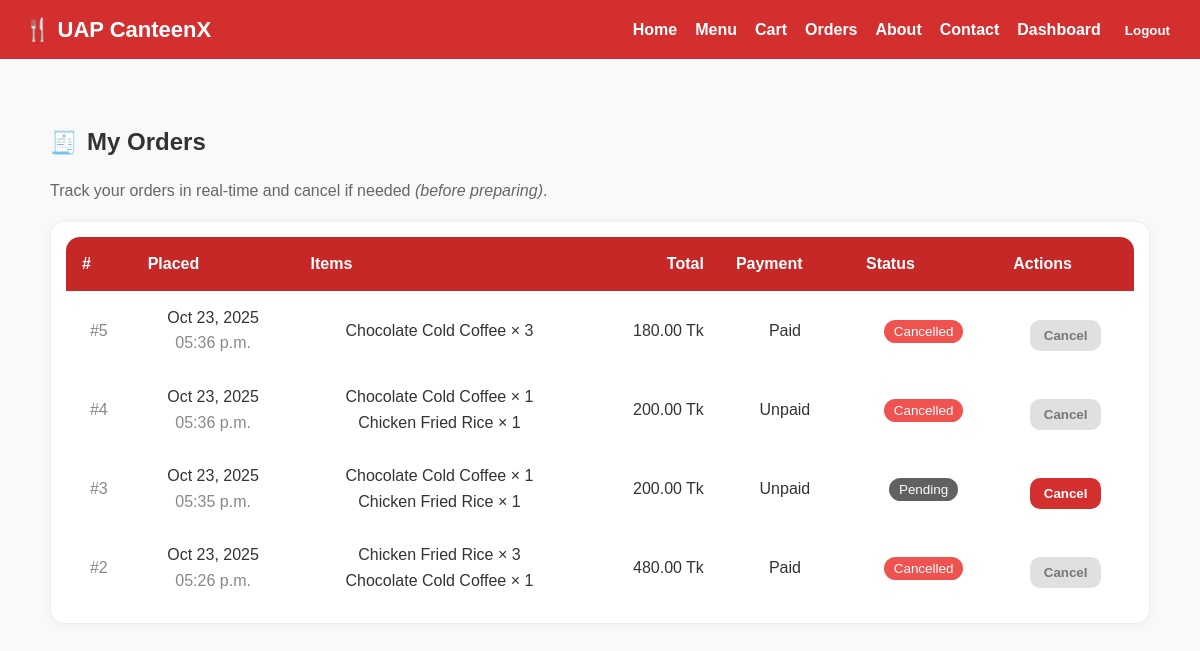
/orders/ (signed in), run on an earlier commit of the app's database.
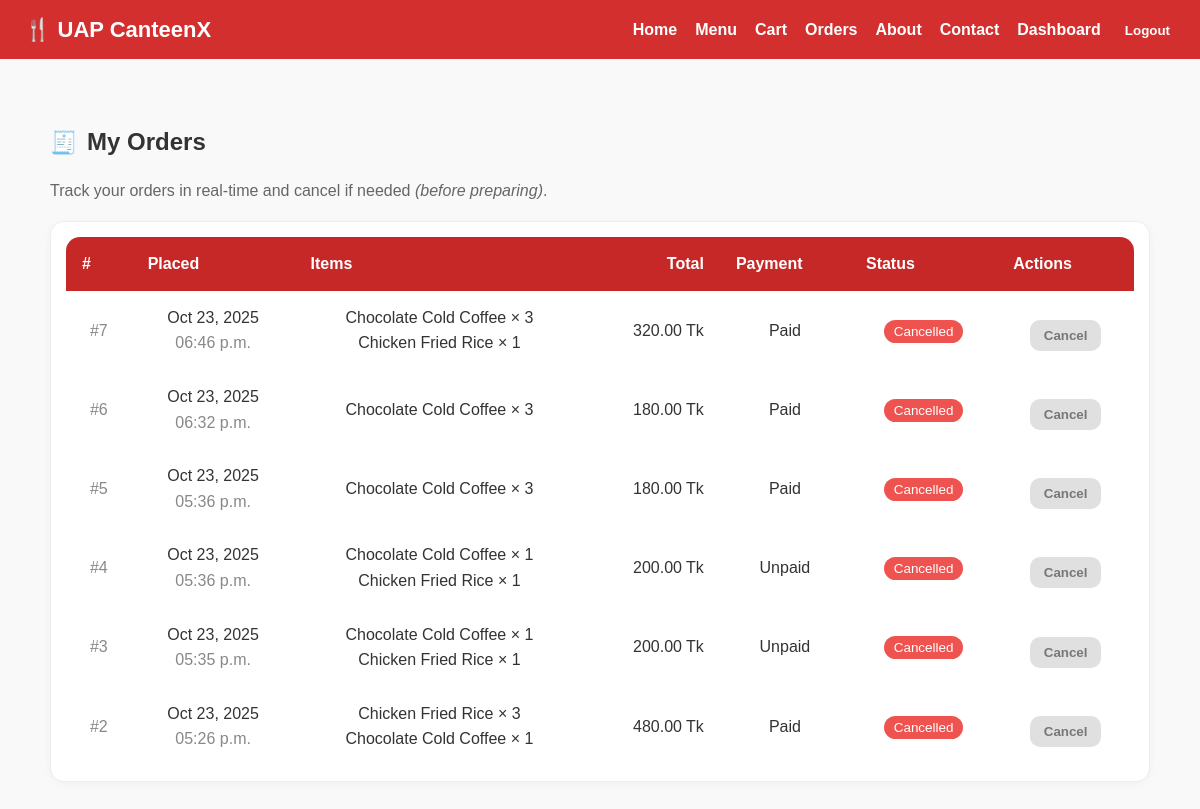
And on a later commit of the database.
### my_canteen/models.py (models this page shows, shortened)
class Order(models.Model):
    STATUS_CHOICES = [
        ('pending', 'Pending'),
        ('accepted', 'Accepted'),
        ('preparing', 'Preparing'),
        ('ready', 'Ready'),
        ('delivered', 'Delivered'),
        ('completed', 'Completed'),
        ('cancelled', 'Cancelled'),
    ]
    PAYMENT_STATUS_CHOICES = [('unpaid', 'Unpaid'), ('paid', 'Paid'),]
    PAYMENT_METHOD_CHOICES = [('cash', 'Cash'),('mock_card', 'Mock Card'),
        ('stripe', 'Stripe'),
        ('sslcommerz', 'SSLCommerz'),]  # ভবিষ্যতে 'card', 'online' যোগ করা হবে
    user = models.ForeignKey(User, on_delete=models.CASCADE)
    total_price = models.DecimalField(max_digits=8, decimal_places=2)
    address = models.CharField(max_length=255)
    status = models.CharField(max_length=20, choices=STATUS_CHOICES, default='pending')
    payment_status = models.CharField(max_length=10, choices=PAYMENT_STATUS_CHOICES, default='unpaid')
    payment_method = models.CharField(max_length=10, choices=PAYMENT_METHOD_CHOICES, default='cash')
    created_at = models.DateTimeField(auto_now_add=True)

class OrderItem(models.Model):
    order = models.ForeignKey(Order, on_delete=models.CASCADE)
    item = models.ForeignKey(MenuItem, on_delete=models.CASCADE)
    quantity = models.PositiveIntegerField(default=1)
    unit_price = models.DecimalField(max_digits=6, decimal_places=2)

class MenuItem(models.Model):
    name = models.CharField(max_length=100)
    description = models.TextField(blank=True)
    price = models.DecimalField(max_digits=6, decimal_places=2)
    stock = models.PositiveIntegerField(default=0)
    image = models.ImageField(upload_to='menu/', blank=True, null=True)
    category = models.ForeignKey(Category, on_delete=models.CASCADE, null=True)
    is_active = models.BooleanField(default=True)
    is_popular = models.BooleanField(default=False)
    rating_avg = models.FloatField(default=0)
    rating_count = models.PositiveIntegerField(default=0)

### my_canteen/views.py (the view)
# urls.py: path('orders/', views.orders_page, name='orders'),
@login_required
def orders_page(request):
    profile = UserProfile.objects.select_related("user").get(user=request.user)
    role = get_role(request.user)
    if role in ["vendor", "admin"]:
        orders = Order.objects.all().order_by("-created_at")
    elif role == "staff":
        orders = Order.objects.filter(
            status__in=["accepted", "preparing"]
        ).order_by("-created_at")
    else:
        orders = Order.objects.filter(user=request.user).order_by("-created_at")
    cancelable_ids = {o.id for o in orders if can_user_cancel(o, request.user)}
    return render(
        request,
        "my_canteen/orders.html",
        {"orders": orders, "profile": profile, "cancelable_ids": cancelable_ids},
    )

### my_canteen/context_processors.py (called while the page is built)
def cart_count(request):
    cart = request.session.get("cart", {})
    return {"cart_count": sum(cart.values())}

### my_canteen/views.py (called while the page is built)
def get_role(user):
    try:
        return user.userprofile.role
    except UserProfile.DoesNotExist:
        return "guest"

def can_user_cancel(order, user) -> bool:
    role = get_role(user)
    if role not in {"student", "faculty", "guest"}:
        return False
    if order.user_id != user.id:
        return False
    return order.status in {"pending", "accepted"}

### my_canteen/templates/my_canteen/orders.html (shortened to what the changed rows need)
{% extends "my_canteen/base.html" %}
{% load static %}
{% block content %}
<section class="container" style="max-width: 1100px;">
  <div class="page-title" style="display:flex;align-items:center;gap:.6rem;margin:24px 0 12px;">
    <h2 style="margin:0;">My Orders</h2>
  </div>
  <div class="card" style="background:#fff;border:1px solid #eee;border-radius:14px;box-shadow:0 2px 10px rgba(0,0,0,.04);">
    <div class="table-wrap" style="overflow-x:auto;">
      <table style="width:100%;border-collapse:separate;border-spacing:0;">
        <thead style="background:#c62828;color:#fff;">
          <tr>
            <th style="padding:14px 16px;font-weight:600;text-align:left;border-top-left-radius:14px;">#</th>
            <th style="padding:14px 16px;font-weight:600;text-align:left;">Placed</th>
            <th style="padding:14px 16px;font-weight:600;text-align:left;">Items</th>
            <th style="padding:14px 16px;font-weight:600;text-align:right;">Total</th>
            <th style="padding:14px 16px;font-weight:600;text-align:left;">Payment</th>
            <th style="padding:14px 16px;font-weight:600;text-align:left;">Status</th>
            <th style="padding:14px 16px;font-weight:600;text-align:left;border-top-right-radius:14px;">Actions</th>
          </tr>
        </thead>
        <tbody>
          {% for order in orders %}
          <tr style="border-bottom:1px solid #f0f0f0;">
            <td style="padding:14px 16px;color:#888;">#{{ order.id }}</td>
            <td style="padding:14px 16px;">
              {{ order.created_at|date:"M d, Y" }}<br>
              <span style="color:#888;">{{ order.created_at|date:"h:i a" }}</span>
            </td>
            <td style="padding:14px 16px;">
              {% for oi in order.orderitem_set.all %}
                {{ oi.item.name }} × {{ oi.quantity }}<br>
              {% endfor %}
            </td>
            <td style="padding:14px 16px;text-align:right;">
              {{ order.total_price }} Tk
            </td>
            <td style="padding:14px 16px;">
              {{ order.payment_status|title }}
            </td>
            <td style="padding:14px 16px;">
              {% if order.status == 'completed' %}
                <span style="background:#2e7d32;color:#fff;padding:4px 10px;border-radius:999px;font-size:.84rem;">Completed</span>
              {% elif order.status == 'cancelled' %}
                <span style="background:#ef5350;color:#fff;padding:4px 10px;border-radius:999px;font-size:.84rem;">Cancelled</span>
              {% elif order.status == 'ready' %}
                <span style="background:#0288d1;color:#fff;padding:4px 10px;border-radius:999px;font-size:.84rem;">Ready</span>
              {% elif order.status == 'preparing' %}
                <span style="background:#f57c00;color:#fff;padding:4px 10px;border-radius:999px;font-size:.84rem;">Preparing</span>
              {% elif order.status == 'accepted' %}
                <span style="background:#6d4c41;color:#fff;padding:4px 10px;border-radius:999px;font-size:.84rem;">Accepted</span>
              {% else %}
                <span style="background:#616161;color:#fff;padding:4px 10px;border-radius:999px;font-size:.84rem;">Pending</span>
              {% endif %}
            </td>
            <td style="padding:14px 16px;">
              {% if order.id in cancelable_ids %}
                <form action="{% url 'user_order_cancel' order.id %}" method="post" style="display:inline;">
                  <button type="submit"
                          style="background:#d32f2f;color:#fff;border:none;border-radius:10px;padding:8px 14px;cursor:pointer;">
                    Cancel
                  </button>
                </form>
              {% else %}
                <button type="button" disabled
                        title="You can cancel before preparing only"
                        style="background:#e0e0e0;color:#777;border:none;border-radius:10px;padding:8px 14px;">
                  Cancel
                </button>
              {% endif %}
            </td>
          </tr>
          {% empty %}
          <tr>
            <td colspan="7" style="padding:28px;text-align:center;color:#777;">
              No orders yet.
            </td>
          </tr>
          {% endfor %}
        </tbody>
      </table>
    </div>
  </div>
</section>
{% endblock %}

What changed in the data, as far as the page shows it:
added Order: id "7", created_at "Oct 23, 2025", created_at "06:46 p.m.", total_price "320.00", payment_status "Paid", status "Cancelled"
added OrderItem: item.name "Chocolate Cold Coffee", quantity "3", shown under "7"
added OrderItem: item.name "Chicken Fried Rice", quantity "1", shown under "7"
added Order: id "6", created_at "Oct 23, 2025", created_at "06:32 p.m.", total_price "180.00", payment_status "Paid", status "Cancelled"
added OrderItem: item.name "Chocolate Cold Coffee", quantity "3", shown under "6"
changed Order id 3: status "Pending" → "Cancelled"
